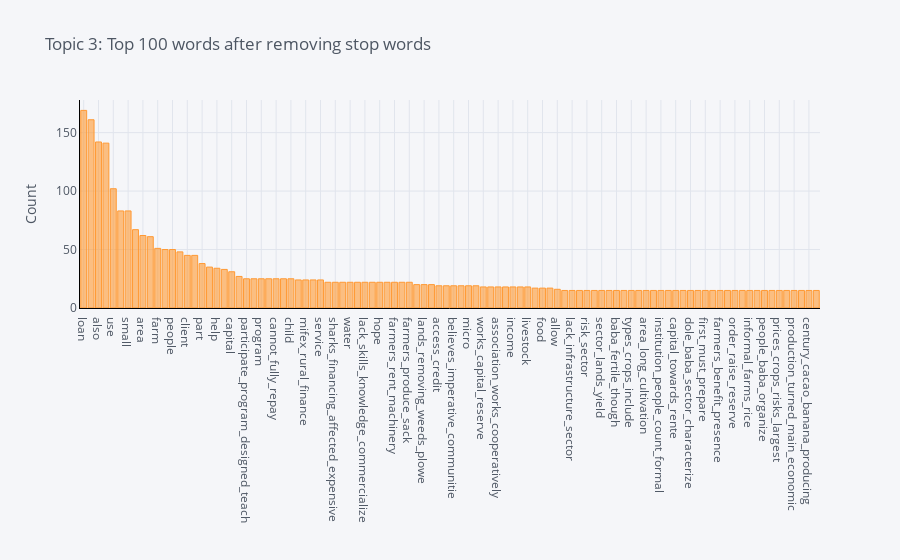

Here is the notebook cell this chart was saved with:
### Markdown cell above
#### Distribuição de frequencia para cada tópico.

### Code cell
plot_model(lda, plot = 'frequency', topic_num = 'Topic 3')

### Figure 1 — Plotly figure (JSON) as saved in the notebook; plotly's stock layout.template omitted (floating-point values rounded to 4 significant figures)
{"data": [{"marker": {"color": "rgba(255, 153, 51, 0.6)", "line": {"color": "rgba(255, 153, 51, 1.0)", "width": 1}}, "name": "count", "orientation": "v", "text": "", "type": "bar", "x": ["loan", "rice", "also", "farmer", "use", "land", "small", "sector", "area", "many", "farm", "group", "people", "buy", "client", "crop", "part", "order", "help", "grow", "capital", "invest", "participate_program_designed_teach", "investments_months_making_initial", "program", "promoting_savings_often_forgotten", "cannot_fully_repay", "person", "child", "often", "mifex_rural_finance", "year", "service", "pay", "sharks_financing_affected_expensive", "soil_seeds_fertilizer_insecticide", "water", "live", "lack_skills_knowledge_commercialize", "production", "hope", "year_expensive_intermediarie", "farmers_rent_machinery", "boleo_spanish_hand_sowe", "farmers_produce_sack", "activity", "lands_removing_weeds_plowe", "lines_credit_exceed_interest", "access_credit", "helps_gather_production", "believes_imperative_communitie", "entrepreneur", "micro", "many_micro_finance", "works_capital_reserve", "work", "association_works_cooperatively", "rural", "income", "future_investments_unexpected_difficultie", "livestock", "loans_prepare_land", "food", "bank", "allow", "machinery_equipment_necessary_effectively", "lack_infrastructure_sector", "rice_production_summer", "risk_sector", "biggest_struggles_area", "sector_lands_yield", "sector_mostly", "baba_fertile_though", "baba_productive", "types_crops_include", "keep_livestock_emergency_source", "area_long_cultivation", "grow_crops_plantain", "institution_people_count_formal", "rice_production_appropriately", "capital_towards_rente", "provide", "dole_baba_sector_characterize", "many_river", "first_must_prepare", "necessary_machinery_properly_plow", "farmers_benefit_presence", "expenditures_mifex_asks_rural", "order_raise_reserve", "drainage_systems_prevent_flooding", "informal_farms_rice", "los_rios_coastal_region", "people_baba_organize", "cultivate_rice_commercialize_product", "prices_crops_risks_largest", "crops_often_ruine", "production_turned_main_economic", "products_pay_fair", "century_cacao_banana_producing", "decades_baba_county_province"], "y": [169, 161, 142, 141, 102, 83, 83, 67, 62, 61, 51, 50, 50, 48, 45, 45, 38, 35, 34, 33, 31, 27, 25, 25, 25, 25, 25, 25, 25, 24, 24, 24, 24, 22, 22, 22, 22, 22, 22, 22, 22, 22, 22, 22, 22, 20, 20, 20, 19, 19, 19, 19, 19, 19, 18, 18, 18, 18, 18, 18, 18, 17, 17, 17, 16, 15, 15, 15, 15, 15, 15, 15, 15, 15, 15, 15, 15, 15, 15, 15, 15, 15, 15, 15, 15, 15, 15, 15, 15, 15, 15, 15, 15, 15, 15, 15, 15, 15, 15, 15]}], "layout": {"legend": {"bgcolor": "#F5F6F9", "font": {"color": "#4D5663"}}, "paper_bgcolor": "#F5F6F9", "plot_bgcolor": "#F5F6F9", "title": {"font": {"color": "#4D5663"}, "text": "Topic 3: Top 100 words after removing stop words"}, "xaxis": {"gridcolor": "#E1E5ED", "linecolor": "black", "showgrid": true, "tickfont": {"color": "#4D5663"}, "title": {"font": {"color": "#4D5663"}, "text": ""}, "zerolinecolor": "#E1E5ED"}, "yaxis": {"gridcolor": "#E1E5ED", "linecolor": "black", "showgrid": true, "tickfont": {"color": "#4D5663"}, "title": {"font": {"color": "#4D5663"}, "text": "Count"}, "zerolinecolor": "#E1E5ED"}}}
